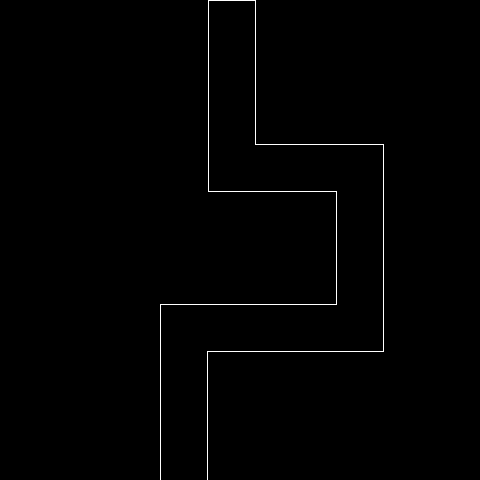

This game map was drawn from its Tiled (.tmx) file and the tilesets committed beside it. A one-line description and the full map source follow:
An orthogonal 30x30 tile map with 16x16 px tiles, 2 tile layers (Ground, Decoration), 2 tilesets and 9 objects (door, spawn).

<map version="1.10" tiledversion="1.11.2" orientation="orthogonal" renderorder="right-down" width="30" height="30" tilewidth="16" tileheight="16" infinite="0" nextlayerid="8" nextobjectid="22">
 <editorsettings>
  <export target="../assets/maps/test_map.lua" format="lua" />
 </editorsettings>
 <tileset firstgid="1" name="test_tileset" tilewidth="16" tileheight="16" tilecount="25" columns="5">
  <image source="../tilesets/intersection_tileset.png" width="80" height="80" />
 </tileset>
 <tileset firstgid="26" source="../tilesets/intersection_tileset.tsx" />
 <layer id="1" name="Ground" width="30" height="30">
  <data encoding="csv">
0,0,0,0,0,0,0,0,0,0,0,0,0,2,3,4,0,0,0,0,0,0,0,0,0,0,0,0,0,0,
0,0,0,0,0,0,0,0,0,0,0,0,0,7,8,9,0,0,0,0,0,0,0,0,0,0,0,0,0,0,
0,0,0,0,0,0,0,0,0,0,0,0,0,7,8,9,0,0,0,0,0,0,0,0,0,0,0,0,0,0,
0,0,0,0,0,0,0,0,0,0,0,0,0,7,8,9,0,0,0,0,0,0,0,0,0,0,0,0,0,0,
0,0,0,0,0,0,0,0,0,0,0,0,0,7,8,9,0,0,0,0,0,0,0,0,0,0,0,0,0,0,
0,0,0,0,0,0,0,0,0,0,0,0,0,7,8,9,0,0,0,0,0,0,0,0,0,0,0,0,0,0,
0,0,0,0,0,0,0,0,0,0,0,0,0,7,8,9,0,0,0,0,0,0,0,0,0,0,0,0,0,0,
0,0,0,0,0,0,0,0,0,0,0,0,0,7,8,9,0,0,0,0,0,0,0,0,0,0,0,0,0,0,
0,0,0,0,0,0,0,0,0,0,0,0,0,7,8,9,0,0,0,0,0,0,0,0,0,0,0,0,0,0,
0,0,0,0,0,0,0,0,0,0,0,0,0,7,8,22,3,3,3,3,3,3,3,4,0,0,0,0,0,0,
0,0,0,0,0,0,0,0,0,0,0,0,0,7,8,8,8,8,8,8,8,8,8,9,0,0,0,0,0,0,
0,0,0,0,0,0,0,0,0,0,0,0,0,12,13,13,13,13,13,13,13,24,8,9,0,0,0,0,0,0,
0,0,0,0,0,0,0,0,0,0,0,0,0,0,0,0,0,0,0,0,0,7,8,9,0,0,0,0,0,0,
0,0,0,0,0,0,0,0,0,0,0,0,0,0,0,0,0,0,0,0,0,7,8,9,0,0,0,0,0,0,
0,0,0,0,0,0,0,0,0,0,0,0,0,0,0,0,0,0,0,0,0,7,8,9,0,0,0,0,0,0,
0,0,0,0,0,0,0,0,0,0,0,0,0,0,0,0,0,0,0,0,0,7,8,9,0,0,0,0,0,0,
0,0,0,0,0,0,0,0,0,0,0,0,0,0,0,0,0,0,0,0,0,7,8,9,0,0,0,0,0,0,
0,0,0,0,0,0,0,0,0,0,0,0,0,0,0,0,0,0,0,0,0,7,8,9,0,0,0,0,0,0,
0,0,0,0,0,0,0,0,0,0,0,0,0,0,0,0,0,0,0,0,0,7,8,9,0,0,0,0,0,0,
0,0,0,0,0,0,0,0,0,0,2,3,3,3,3,3,3,3,3,3,3,23,8,9,0,0,0,0,0,0,
0,0,0,0,0,0,0,0,0,0,7,8,8,8,8,8,8,8,8,8,8,8,8,9,0,0,0,0,0,0,
0,0,0,0,0,0,0,0,0,0,7,8,25,13,13,13,13,13,13,13,13,13,13,14,0,0,0,0,0,0,
0,0,0,0,0,0,0,0,0,0,7,8,9,0,0,0,0,0,0,0,0,0,0,0,0,0,0,0,0,0,
0,0,0,0,0,0,0,0,0,0,7,8,9,0,0,0,0,0,0,0,0,0,0,0,0,0,0,0,0,0,
0,0,0,0,0,0,0,0,0,0,7,8,9,0,0,0,0,0,0,0,0,0,0,0,0,0,0,0,0,0,
0,0,0,0,0,0,0,0,0,0,7,8,9,0,0,0,0,0,0,0,0,0,0,0,0,0,0,0,0,0,
0,0,0,0,0,0,0,0,0,0,7,8,9,0,0,0,0,0,0,0,0,0,0,0,0,0,0,0,0,0,
0,0,0,0,0,0,0,0,0,0,7,8,9,0,0,0,0,0,0,0,0,0,0,0,0,0,0,0,0,0,
0,0,0,0,0,0,0,0,0,0,7,8,9,0,0,0,0,0,0,0,0,0,0,0,0,0,0,0,0,0,
0,0,0,0,0,0,0,0,0,0,7,8,9,0,0,0,0,0,0,0,0,0,0,0,0,0,0,0,0,0
</data>
 </layer>
 <layer id="2" name="Decoration" width="30" height="30">
  <data encoding="csv">
0,0,0,0,0,0,0,0,0,0,0,0,0,0,0,0,0,0,0,0,0,0,0,0,0,0,0,0,0,0,
0,0,0,0,0,0,0,0,0,0,0,0,0,0,0,0,0,0,0,0,0,0,0,0,0,0,0,0,0,0,
0,0,0,0,0,0,0,0,0,0,0,0,0,0,0,0,0,0,0,0,0,0,0,0,0,0,0,0,0,0,
0,0,0,0,0,0,0,0,0,0,0,0,0,0,0,0,0,0,0,0,0,0,0,0,0,0,0,0,0,0,
0,0,0,0,0,0,0,0,0,0,0,0,0,0,0,0,0,0,0,0,0,0,0,0,0,0,0,0,0,0,
0,0,0,0,0,0,0,0,0,0,0,0,0,0,0,0,0,0,0,0,0,0,0,0,0,0,0,0,0,0,
0,0,0,0,0,0,0,0,0,0,0,0,0,0,0,0,0,0,0,0,0,0,0,0,0,0,0,0,0,0,
0,0,0,0,0,0,0,0,0,0,0,0,0,0,0,0,0,0,0,0,0,0,0,0,0,0,0,0,0,0,
0,0,0,0,0,0,0,0,0,0,0,0,0,0,0,0,0,0,0,0,0,0,0,0,0,0,0,0,0,0,
0,0,0,0,0,0,0,0,0,0,0,0,0,0,0,0,0,0,0,0,0,0,0,0,0,0,0,0,0,0,
0,0,0,0,0,0,0,0,0,0,0,0,0,0,0,0,0,0,0,0,0,0,0,0,0,0,0,0,0,0,
0,0,0,0,0,0,0,0,0,0,0,0,0,0,0,0,0,0,0,0,0,0,0,0,0,0,0,0,0,0,
0,0,0,0,0,0,0,0,0,0,0,0,0,0,0,0,0,0,0,0,0,0,0,0,0,0,0,0,0,0,
0,0,0,0,0,0,0,0,0,0,0,0,0,0,0,0,0,0,0,0,0,0,0,0,0,0,0,0,0,0,
0,0,0,0,0,0,0,0,0,0,0,0,0,0,0,0,0,0,0,0,0,0,0,0,0,0,0,0,0,0,
0,0,0,0,0,0,0,0,0,0,0,0,0,0,0,0,0,0,0,0,0,0,0,0,0,0,0,0,0,0,
0,0,0,0,0,0,0,0,0,0,0,0,0,0,0,0,0,0,0,0,0,0,0,0,0,0,0,0,0,0,
0,0,0,0,0,0,0,0,0,0,0,0,0,0,0,0,0,0,0,0,0,0,0,0,0,0,0,0,0,0,
0,0,0,0,0,0,0,0,0,0,0,0,0,0,0,0,0,0,0,0,0,0,0,0,0,0,0,0,0,0,
0,0,0,0,0,0,0,0,0,0,0,0,0,0,0,0,0,0,0,0,0,0,0,0,0,0,0,0,0,0,
0,0,0,0,0,0,0,0,0,0,0,0,0,0,0,0,0,0,0,0,0,0,0,0,0,0,0,0,0,0,
0,0,0,0,0,0,0,0,0,0,0,0,0,0,0,0,0,0,0,0,0,0,0,0,0,0,0,0,0,0,
0,0,0,0,0,0,0,0,0,0,0,0,0,0,0,0,0,0,0,0,0,0,0,0,0,0,0,0,0,0,
0,0,0,0,0,0,0,0,0,0,0,0,0,0,0,0,0,0,0,0,0,0,0,0,0,0,0,0,0,0,
0,0,0,0,0,0,0,0,0,0,0,0,0,0,0,0,0,0,0,0,0,0,0,0,0,0,0,0,0,0,
0,0,0,0,0,0,0,0,0,0,0,0,0,0,0,0,0,0,0,0,0,0,0,0,0,0,0,0,0,0,
0,0,0,0,0,0,0,0,0,0,0,0,0,0,0,0,0,0,0,0,0,0,0,0,0,0,0,0,0,0,
0,0,0,0,0,0,0,0,0,0,0,0,0,0,0,0,0,0,0,0,0,0,0,0,0,0,0,0,0,0,
0,0,0,0,0,0,0,0,0,0,0,0,0,0,0,0,0,0,0,0,0,0,0,0,0,0,0,0,0,0,
0,0,0,0,0,0,0,0,0,0,0,0,0,0,0,0,0,0,0,0,0,0,0,0,0,0,0,0,0,0
</data>
 </layer>
 <objectgroup id="4" name="Walls">
  <object id="3" x="256" y="0" width="224" height="144" />
  <object id="4" x="384" y="144" width="96" height="208" />
  <object id="5" x="208" y="352" width="272" height="128" />
  <object id="6" x="160" y="192" width="176" height="112" />
  <object id="7" x="160" y="0" width="48" height="192" />
  <object id="8" x="0" y="0" width="160" height="480" />
  <object id="15" x="0" y="-16" width="480" height="16" />
 </objectgroup>
 <objectgroup id="6" name="Doors">
  <object id="19" template="room_transition.tx" name="door" type="door" x="144" y="480" width="80" height="8">
   <properties>
    <property name="target_room" value="room2" />
    <property name="target_x" type="float" value="232" />
    <property name="target_y" type="float" value="24" />
   </properties>
  </object>
 </objectgroup>
 <objectgroup id="5" name="Other">
  <object id="21" name="spawn" type="spawn" x="232" y="34">
   <point />
  </object>
 </objectgroup>
</map>
